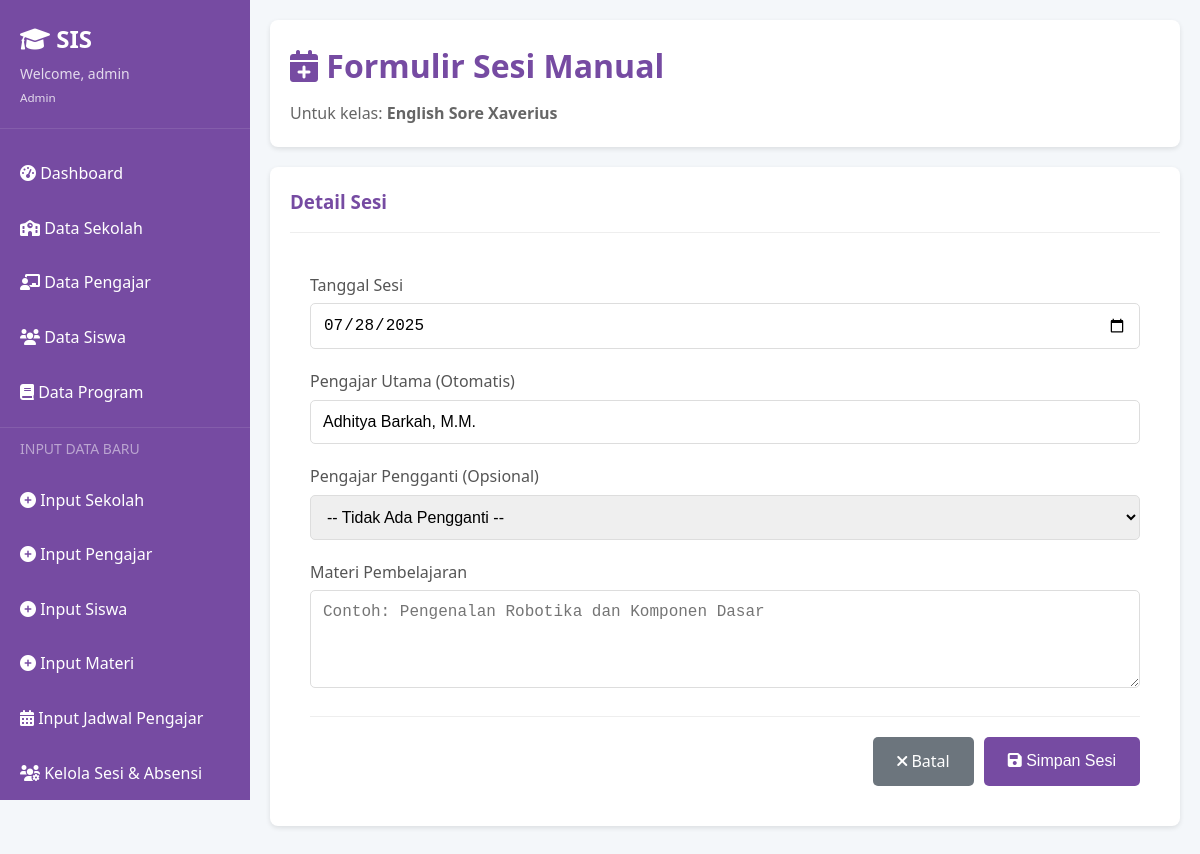
The app's page /admin/sesi-manual/2 (signed in) with its own data.
### tables this page shows
CREATE TABLE Kelas (
            id INTEGER PRIMARY KEY AUTOINCREMENT,
            kode_kelas TEXT NOT NULL UNIQUE,
            nama_kelas TEXT NOT NULL,
            program_id INTEGER,
            sekolah_id INTEGER,
            pengajar_id INTEGER,
            waktu_mulai TEXT NOT NULL,
            waktu_akhir TEXT NOT NULL,
            hari TEXT NOT NULL,
            tanggal_mulai TEXT NOT NULL,
            FOREIGN KEY (program_id) REFERENCES Program(id),
            FOREIGN KEY (sekolah_id) REFERENCES Sekolah(id),
            FOREIGN KEY (pengajar_id) REFERENCES Pengajar(id)
        );

CREATE TABLE Pengajar (
            id INTEGER PRIMARY KEY AUTOINCREMENT,
            kode_pengajar TEXT UNIQUE NOT NULL,
            nama_pengajar TEXT NOT NULL,
            program TEXT NOT NULL,
            user_id INTEGER,
            FOREIGN KEY (user_id) REFERENCES User(id)
        );

### app.py (the view, shortened to what this page needs)
@app.route('/admin/sesi-manual/<int:kelas_id>', methods=['GET', 'POST'])
@role_required('admin')
def admin_form_sesi_manual(kelas_id):
    db = get_db()
    kelas_info = db.execute('''
        SELECT k.id, k.nama_kelas, k.pengajar_id, pg.nama_pengajar
        FROM Kelas k
        JOIN Pengajar pg ON k.pengajar_id = pg.id
        WHERE k.id = ?
    ''', (kelas_id,)).fetchone()
    if not kelas_info:
        flash('Kelas tidak ditemukan.', 'error')
        return redirect(url_for('admin_kelola_sesi'))
    pengajar_list = db.execute('SELECT id, nama_pengajar FROM Pengajar ORDER BY nama_pengajar').fetchall()
    return render_template('admin_form_sesi_manual.html',
                           kelas_info=kelas_info,
                           pengajar_list=pengajar_list,
                           now=datetime.now())

### app.py (called while the page is built)
def get_db():
    if 'db' not in g:
        g.db = sqlite3.connect(DATABASE, detect_types=sqlite3.PARSE_DECLTYPES)
        g.db.row_factory = sqlite3.Row
    return g.db

def role_required(role):
    def decorator(f):
        @wraps(f)
        def decorated_function(*args, **kwargs):
            if 'user_id' not in session:
                return redirect(url_for('login'))
            db = get_db()
            user = db.execute('SELECT role FROM User WHERE id = ?', (session['user_id'],)).fetchone()
            if not user or user['role'] != role:
                flash('Akses ditolak. Anda tidak memiliki izin.', 'error')
                return redirect(url_for('login'))
            return f(*args, **kwargs)
        return decorated_function
    return decorator

### templates/admin_form_sesi_manual.html (shortened to what this page needs)
{% extends "layout.html" %}
{% block content %}
<div class="content-header">
    <h1><i class="fas fa-calendar-plus"></i> Formulir Sesi Manual</h1>
    <p>Untuk kelas: <strong>{{ kelas_info.nama_kelas }}</strong></p>
</div>
<div class="card">
    <div class="card-header">
        <h3>Detail Sesi</h3>
    </div>
    <form method="POST" style="padding: 20px;">
        <div class="form-group">
            <label for="tanggal">Tanggal Sesi</label>
            <input type="date" id="tanggal" name="tanggal" class="form-control" value="{{ now.strftime('%Y-%m-%d') }}" required>
        </div>
        <div class="form-group">
            <label>Pengajar Utama (Otomatis)</label>
            <input type="text" class="form-control" value="{{ kelas_info.nama_pengajar }}" readonly>
        </div>
        <div class="form-group">
            <label for="pengajar_pengganti_id">Pengajar Pengganti (Opsional)</label>
            <select id="pengajar_pengganti_id" name="pengajar_pengganti_id" class="form-control">
                <option value="">-- Tidak Ada Pengganti --</option>
            </select>
        </div>
        <div class="form-group">
            <label for="materi_pembelajaran">Materi Pembelajaran</label>
            <textarea id="materi_pembelajaran" name="materi_pembelajaran" class="form-control" rows="4" required placeholder="Contoh: Pengenalan Robotika dan Komponen Dasar"></textarea>
        </div>
        <div class="form-actions">
            <a href="{{ url_for('admin_kelola_sesi') }}" class="btn btn-secondary">
                <i class="fas fa-times"></i> Batal
            </a>
            <button type="submit" class="btn btn-primary">
                <i class="fas fa-save"></i> Simpan Sesi
            </button>
        </div>
    </form>
</div>
{% endblock %}

### static/style.css (style rules this page uses)
* { margin: 0; padding: 0; box-sizing: border-box; }
body { font-family: 'Segoe UI', Tahoma, Geneva, Verdana, sans-serif; background-color: #f4f7fa; color: #333; line-height: 1.6; }
.form-group { margin-bottom: 20px; }
.form-group label { display: block; margin-bottom: 5px; color: #555; font-weight: 500; }
.form-control { width: 100%; padding: 12px; border: 1px solid #ddd; border-radius: 5px; font-size: 16px; transition: border-color 0.3s ease; }
.btn { display: inline-block; padding: 12px 24px; border: none; border-radius: 5px; cursor: pointer; text-decoration: none; text-align: center; font-size: 16px; font-weight: 500; transition: all 0.3s ease; }
.btn-primary { background-color: #764ba2; color: white; }
.btn-secondary { background-color: #6c757d; color: white; }
.content-header { background: white; padding: 20px; border-radius: 8px; margin-bottom: 20px; box-shadow: 0 2px 5px rgba(0, 0, 0, 0.1); }
.content-header h1 { color: #764ba2; margin-bottom: 10px; }
.content-header p { color: #666; margin: 0; }
.card { background: white; border-radius: 8px; padding: 20px; margin-bottom: 20px; box-shadow: 0 2px 5px rgba(0, 0, 0, 0.1); }
.card-header { border-bottom: 1px solid #eee; padding-bottom: 15px; margin-bottom: 20px; }
.card-header h3 { color: #764ba2; margin: 0; }
.form-actions { display: flex; gap: 10px; justify-content: flex-end; margin-top: 20px; padding-top: 20px; border-top: 1px solid #eee; }

### records on screen
Kelas: nama_kelas "English Sore Xaverius"
Pengajar: nama_pengajar "Adhitya Barkah, M.M."

### other values on screen
{{ session.username }} "admin"
{{ session.role.title() }} "Admin"
